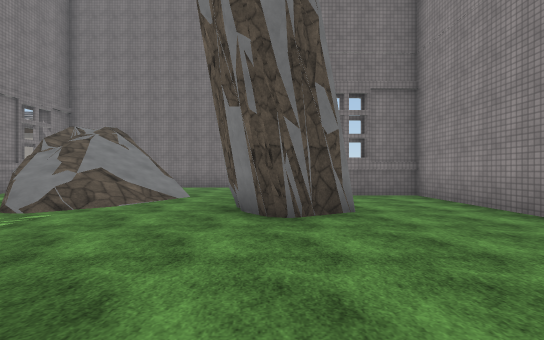
View 1 (above)

14 first-person views from a walk through a scene from a Unity 3-D project. The camera is 1.4 m above the floor, looks level and sees 90° across. The floor is counted in squares, 2 m on a side. Each view is taken from the middle of a square. On the plan, view 1 faces up. The plan holds only what a view shows up to about 9 squares ahead; the rest is blank. The place goes on beyond the plan. Some surface patterns are stand-ins.

View 2
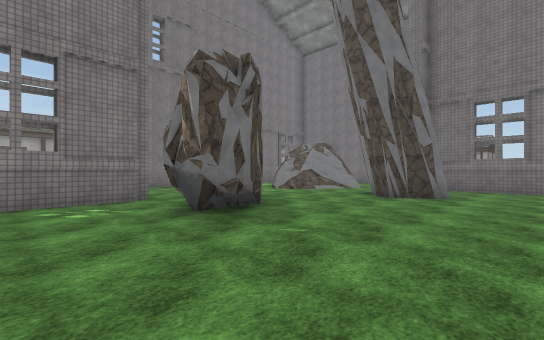

View 3
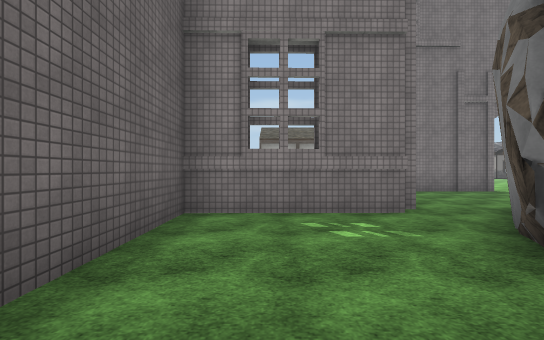

View 4
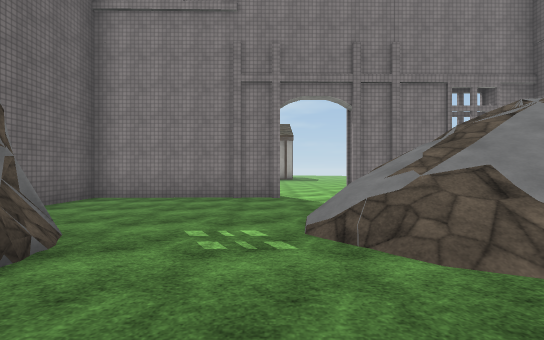

View 5
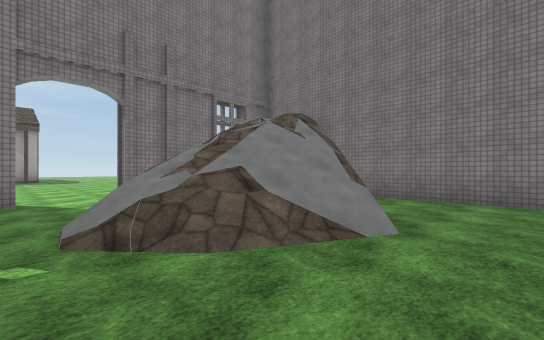

View 6
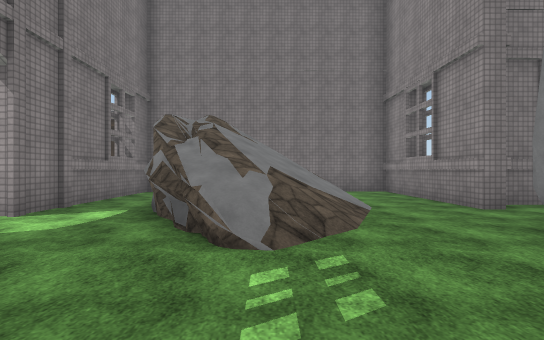

View 7
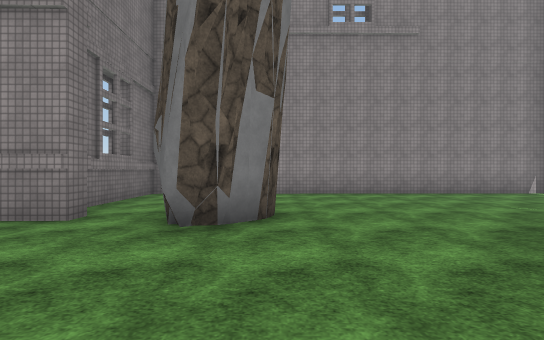

View 8
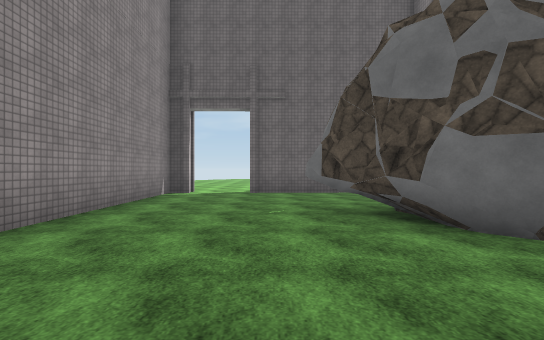

View 9
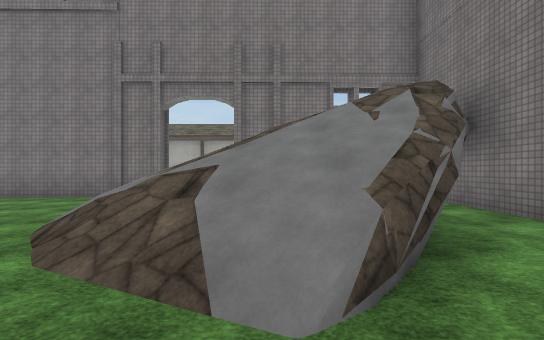

View 10
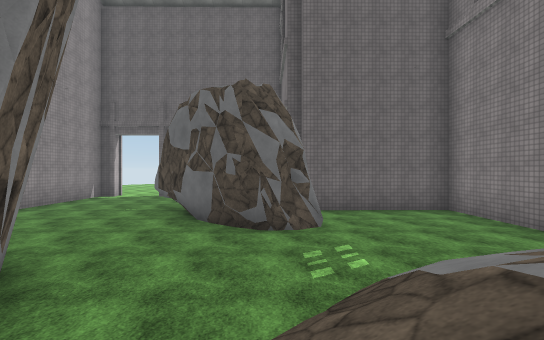

View 11
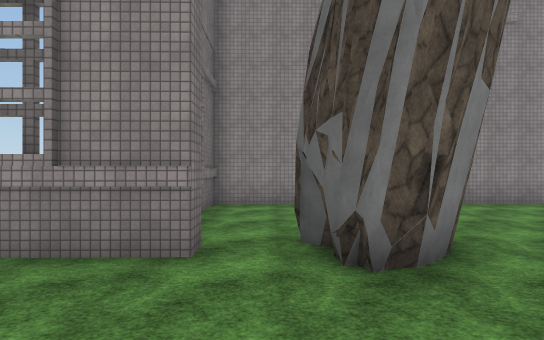

View 12
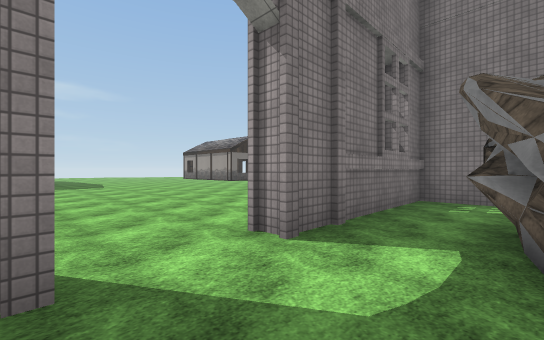

View 13
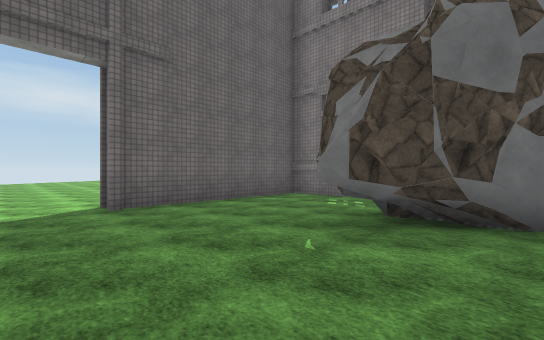

View 14
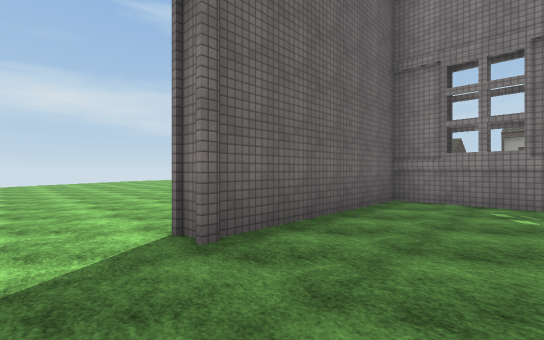

### Floor plan
Key: @ floor where view 1 was taken; # wall or solid block; x gap in a wall; . floor; / step, stairs or slope; = window, fence, low wall or low ledge.
Columns run from 17 left of view 1 to 4 right of it. Each row starts with its distance up from view 1.
 11          #########
 10          #..x....#
  9    ...   #.  x#..#
  8   .....  #.x//#..#####
  7  ........#.#///..#...#
  6 ...........////......#
  5 ............=//..##..#
  4     .....#.......#...#
  3          #...........#
  2          #....#......#
  1          #....##.....#
  0          #.....##@...#
 -1          #####..##...#
 -2              #.......#
 -3              #.......#
 -4              ##..##..#
 -5               ####...
 -6                   ...
 -7                   ...
 -8                  ....
 -9                  ....
-10                 .....
-11                 .....
-12                  ....
-13                   ...
-14                    ..

Positions as (right, up) in squares from view 1, and headings:
1: (0, 0), facing up
2: (3, -3), facing up-left
3: (1, -3), facing left
4: (-1, 4), facing left
5: (-1, 4), facing up-left
6: (-4, 2), facing up
7: (-4, 4), facing right
8: (1, 4), facing down
9: (-1, 7), facing left
10: (-3, 7), facing down
11: (-3, 6), facing right
12: (-6, 4), facing up-left
13: (3, 1), facing down-left
14: (3, -2), facing down-left
